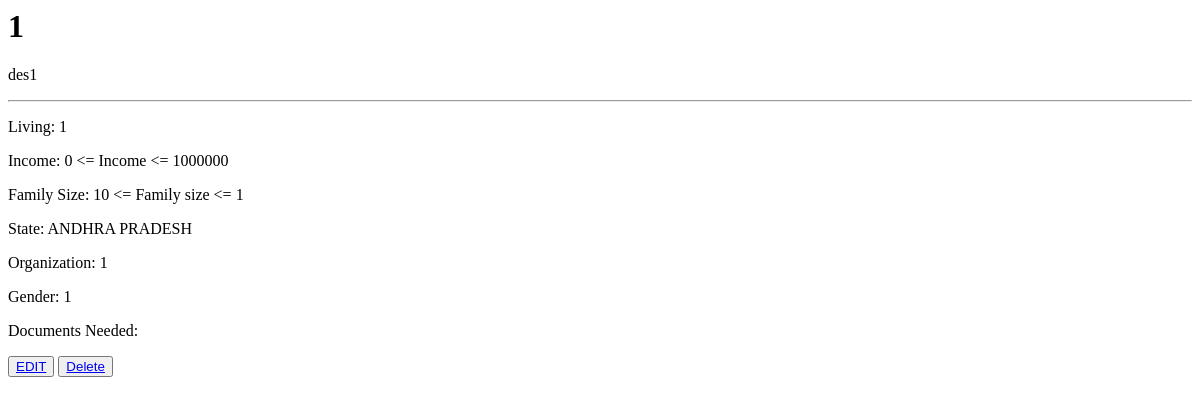
/schemaview/6, run on an earlier commit of the app's database.
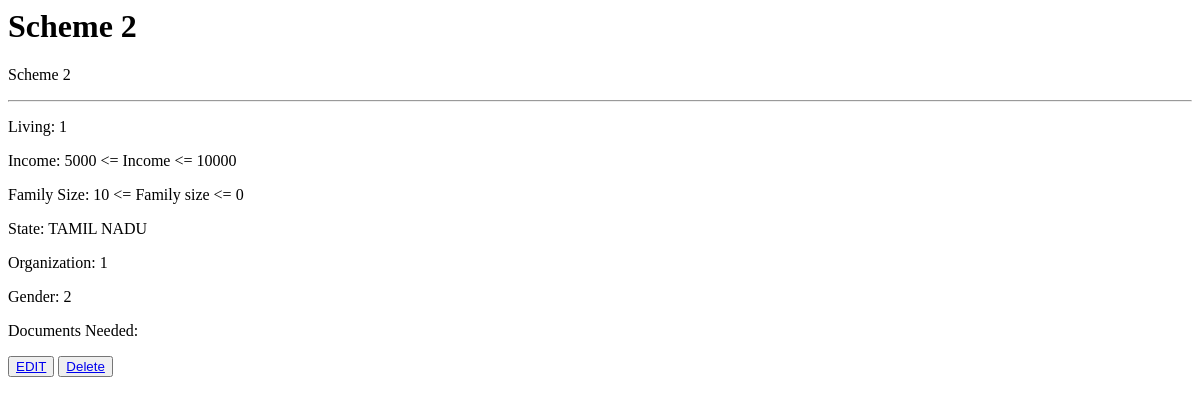
And on a later commit of the database.
### Home/models.py (models this page shows, shortened)
class Schema(models.Model):
    description = models.TextField()
    title = models.CharField(max_length=50)
    income_max = models.IntegerField()
    income_min = models.IntegerField()
    state = models.CharField(
        max_length=20,
        choices=State,
        default='1'
    )
    max_fam = models.IntegerField()
    min_fam = models.IntegerField()
    living = models.CharField(
        max_length=20,
        choices=Living,
        default='1'
    )
    organization = models.CharField(
        max_length=20,
        choices=Organization,
        default='1'
    )
    gender = models.CharField(
        max_length=20,
        choices=Gender,
        default='1'
    )

### Home/views.py (the view)
# urls.py: path('schemaview/<int:id>',views.schemaview,name='schemaview'),
def schemaview(request, id):
    schemes = Schema.objects.filter(id=id)
    return render(request, "home/schemeview.html", {'schemes': schemes})

### Home/templates/home/schemeview.html
{% for i in schemes %}
<div class="jumbotron">
    <h1 class="display-4">{{i.title}}</h1>
    <p class="lead">{{i.description}}</p>
    <hr class="my-4">
    <p>Living: {{i.living}}</p>
    <p>Income: {{i.income_min}} <= Income <= {{i.income_max}} </p>
    <p>Family Size: {{i.max_fam}} <= Family size <= {{i.min_fam}}</p>
    <p>State: {{i.state}}</p>
    <p>Organization: {{i.organization}}</p>
    <p>Gender: {{i.gender}}</p>
    <p>Documents Needed: {{documents_needed}}</p>
  </div>
    <button><a href="{% url 'schemaedit' i.id %}">EDIT</a></button>
<button><a href="{% url 'schemadelete' i.id %}">Delete</a></button>
{% endfor %}

What changed in the data, as far as the page shows it:
changed Schema: title "1" → "Scheme 2"; description "des1" → "Scheme 2"; income_min "0" → "5000"; income_max "1000000" → "10000"; min_fam "1" → "0"; state "ANDHRA PRADESH" → "TAMIL NADU"; gender "1" → "2"
